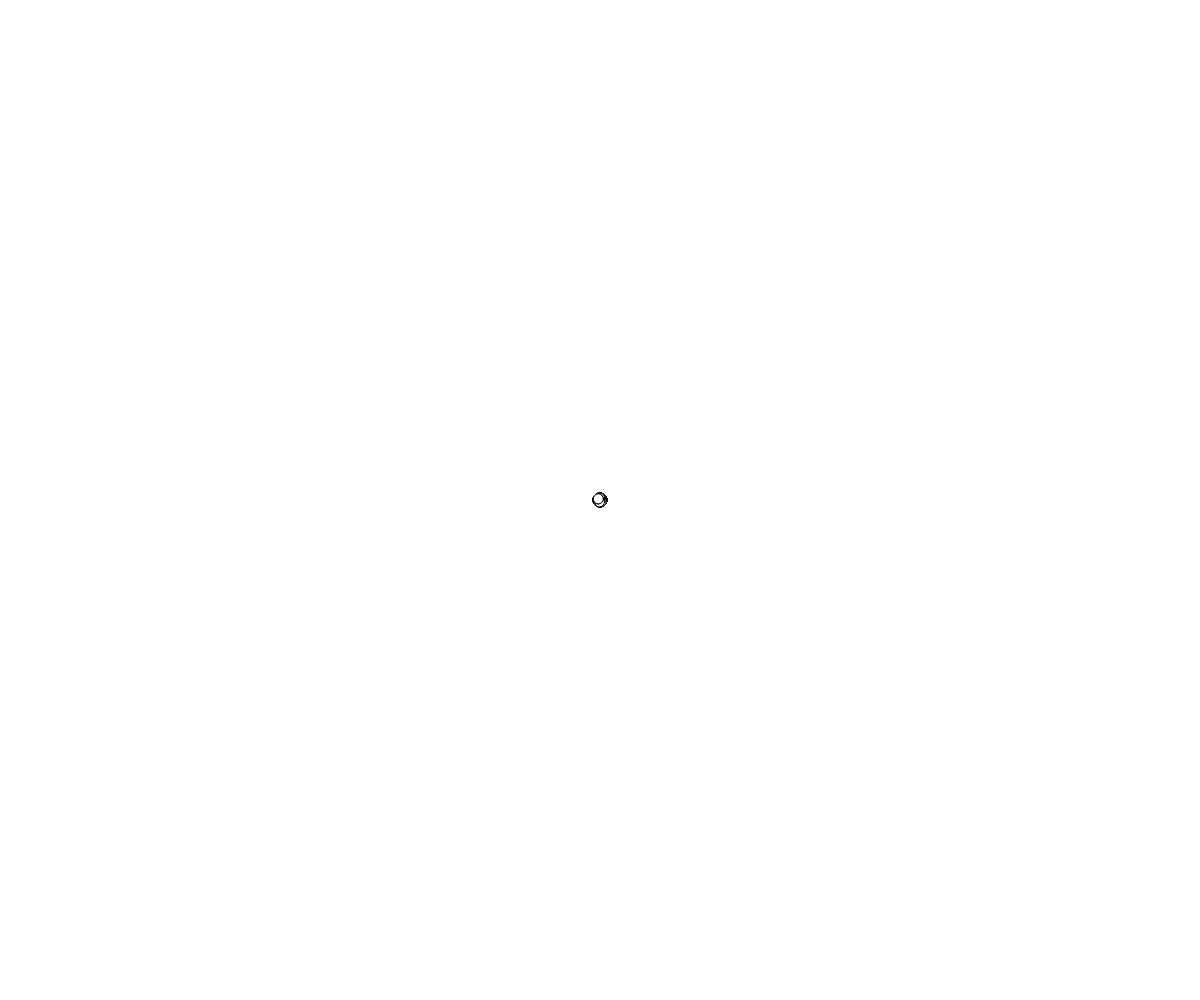
Frame 1 (no input)
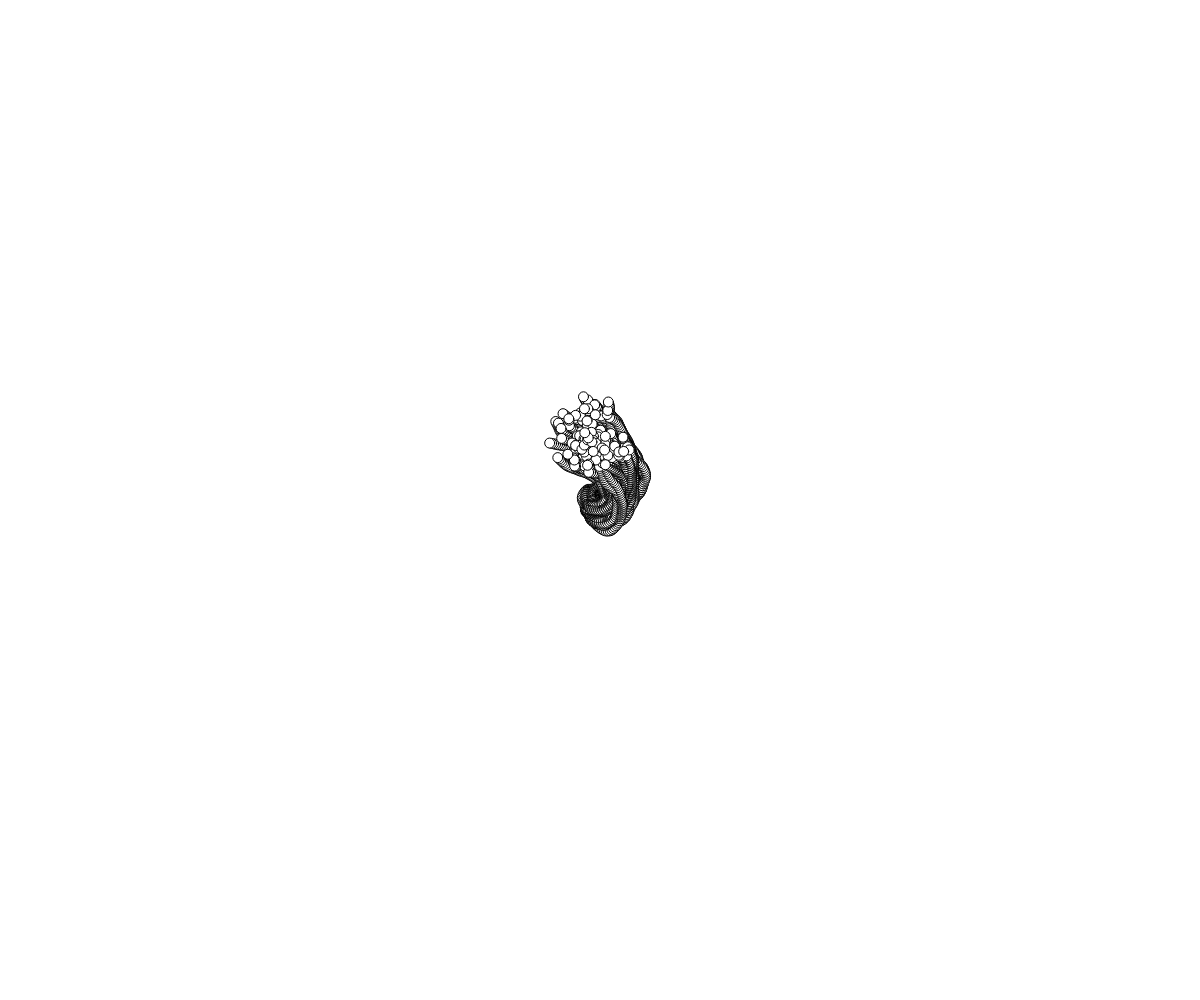
Frame 60 (no input)
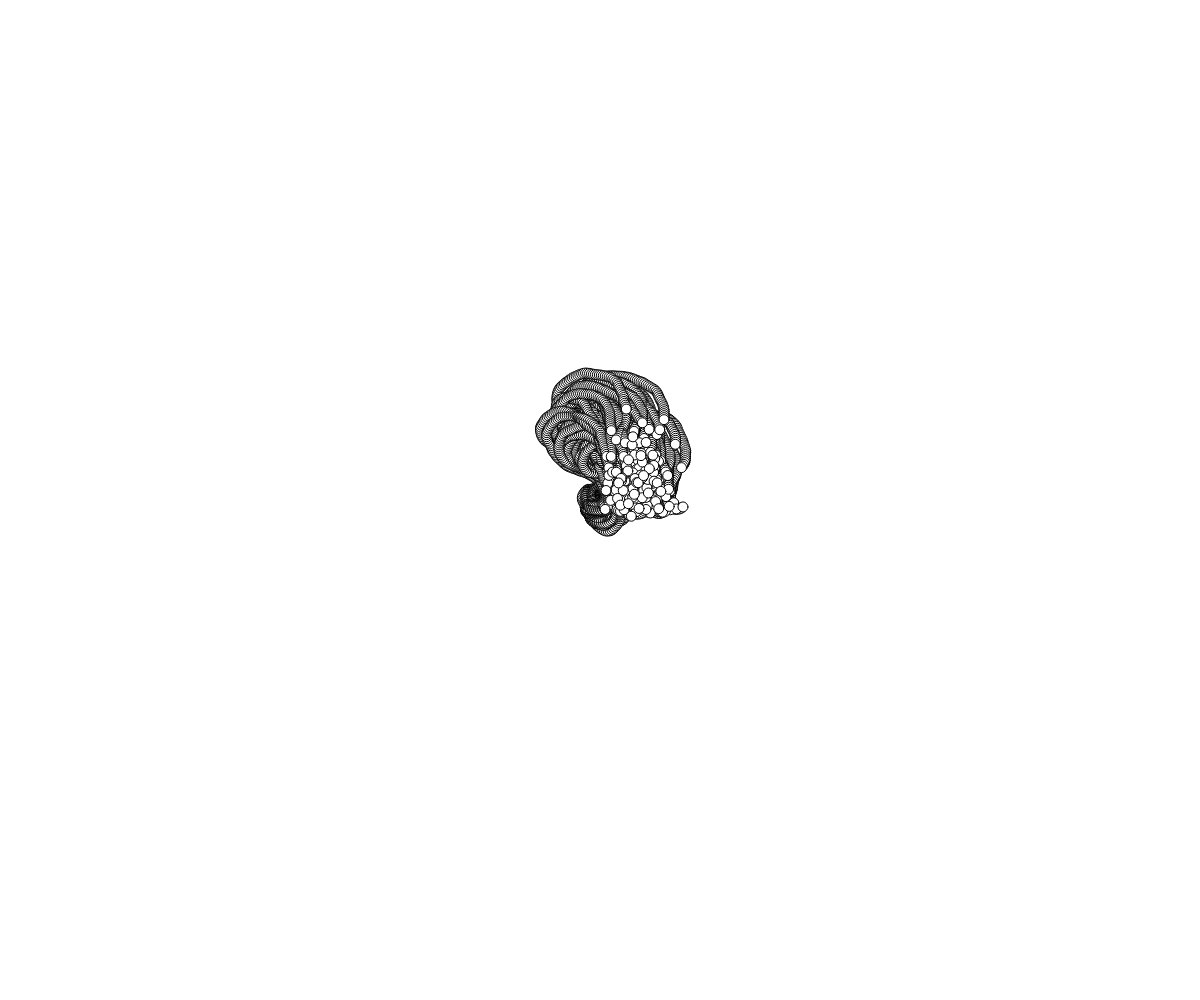
Frame 120 (the mouse pressed at the canvas centre since frame 60)

The p5.js sketch that drew these frames (run headless with seeded random() and noise() and a simulated clock; from frame 60 on, the mouse is pressed at the canvas centre):

// p5.js sketch
// ── sketch.js
const TOTAL = 200;
let points = [];

function setup() {
    createCanvas(windowWidth, windowHeight);

    for (var i = 0; i < TOTAL; i++) {
        points.push({
            pos: createVector(width / 2, height / 2),
            dir: random(TWO_PI)
        });
    }
}

function draw() {
    var time = millis() / 1000;
    for (var i = 0; i < TOTAL; i++) {
        var point = points[i];

        point.dir += noise(point.pos.x, point.pos.y, time) - 0.477;

        //trick 3
        var mouseAngle = atan2(mouseY - point.pos.y, mouseX - point.pos.x);
        point.dir += (mouseAngle - point.dir) * 0.05;

        point.pos.x += cos(point.dir) * 2;
        point.pos.y += sin(point.dir) * 2;

        circle(point.pos.x, point.pos.y, 10);
    }
}
